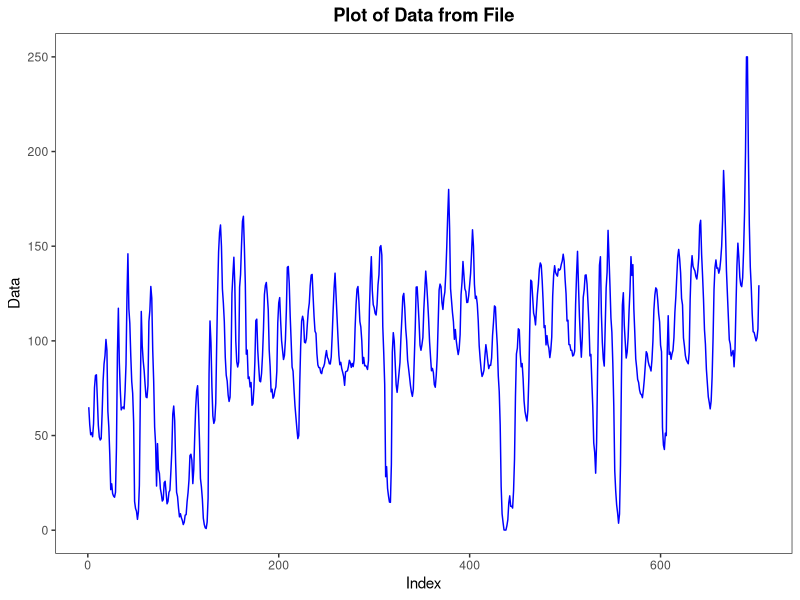

This chart was generated by the following R code:
library(ggplot2)
library(tidyverse)


# ========================================================
# a)
# ========================================================
# Narišite graf in komentirajte, ali se iz njega vidi
# kakšen trend ali sezonskost.

data = read.table("Podatki.txt", header=FALSE)


# Time series object

# Time series plot
theme_set(theme_bw())
theme_update(plot.title = element_text(face = "bold",
                                          hjust = 0.5),
                panel.grid.major = element_blank(), 
                panel.grid.minor = element_blank())

ggplot(data, aes(x = 1:nrow(data), y = V1)) +
  geom_line(color = "blue") +
  labs(x = "Index", y = "Data", title = "Plot of Data from File")

# Iz slike se morda lahko opazi rahel linearen trend, vse
# skupaj se namreč počasi dviga. Glede sezonskosti vidimo,
# da podatki nekako nihajo, recimo da na vsak 10. indeks.


# ========================================================
# b)
# ========================================================
# Odstranite morebiten trend in sezonskost z metodami,
# uporabljenimi pri tečaju: (zaporedno) diferenciranje,
# logaritmiranje, neposredna ocena sezonskih komponent,
# polinomski trend stopnje največ 3 ali prileganje
# periodične funkcije (ali kakšna kombinacija teh metod).
# Ni dovoljena uporaba naprednih R-ovih ukazov, kakršna
# sta stl ali decompose. Potem ko odstranite morebiten
# trend, narišite tudi surovi in zglajeni periodogram ter
# komentirajte, ali se vidi kakšna sezonskost in kakšna
# naj bi bila perioda.